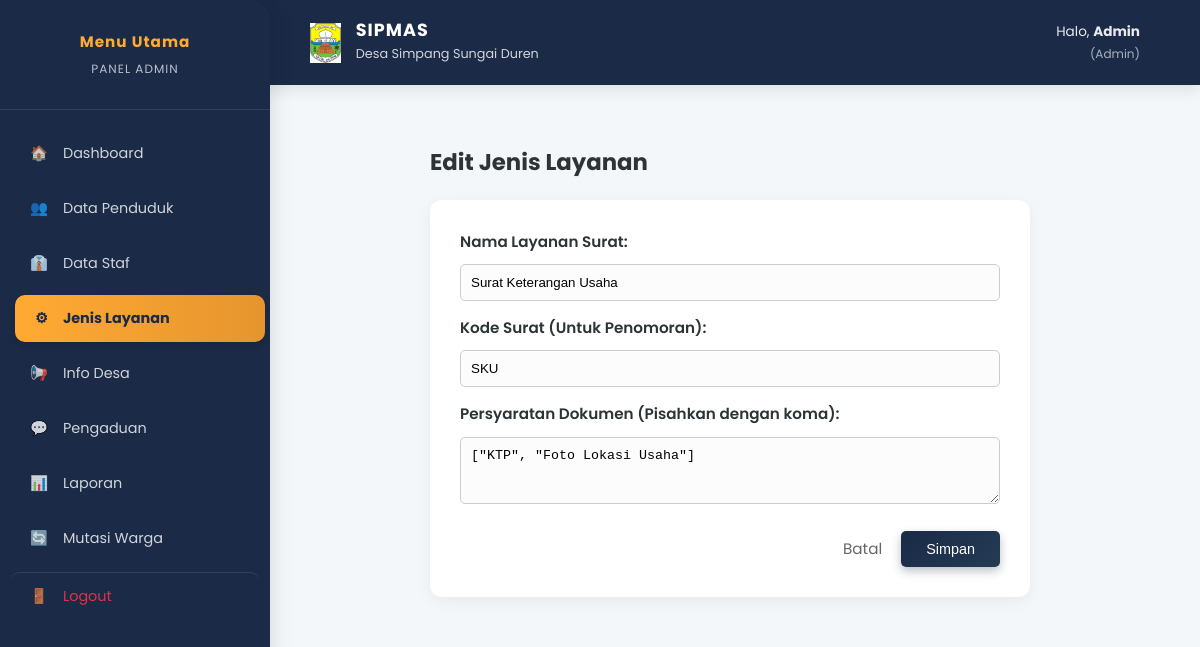
Page /index.php?page=form_layanan&id=1 (signed in) on the committed database.
### tables this page shows
CREATE TABLE `jenis_layanan` (
  `id` int(11) NOT NULL,
  `nama_layanan` varchar(100) NOT NULL,
  `kode_surat` varchar(20) NOT NULL,
  `syarat_dokumen` text DEFAULT NULL,
  `is_active` tinyint(1) DEFAULT 1
);

### controllers/LayananController.php (called while the page is built, shortened)
<?php
class LayananController {
    private $conn;
    public function __construct($db) {
        $this->conn = $db;
    }
    public function getLayananById($id) {
        $query = "SELECT * FROM jenis_layanan WHERE id = :id";
        $stmt = $this->conn->prepare($query);
        $stmt->execute([':id' => $id]);
        return $stmt->fetch();
    }
}
?>

### views/admin/layanan_form.php (the view, shortened to what this page needs)
<?php
$isEdit = isset($layananEdit);
$action = $isEdit ? 'update_layanan' : 'simpan_layanan';
$title = $isEdit ? 'Edit Jenis Layanan' : 'Tambah Jenis Layanan Baru';
?>
<section>
    <div style="max-width: 600px; margin: 0 auto;">
        <h2><?= $title ?></h2>
        <div class="card">
            <form action="index.php?action=<?= $action ?>" method="POST">
                <label>Nama Layanan Surat:</label>
                <input type="text" name="nama" required placeholder="Contoh: Surat Keterangan Usaha"
                       value="<?= $isEdit ? $layananEdit->nama_layanan : '' ?>"
                       style="width: 100%; padding: 10px; margin-bottom: 15px; border: 1px solid #ccc; border-radius: 5px;">
                <label>Kode Surat (Untuk Penomoran):</label>
                <input type="text" name="kode" required placeholder="Contoh: SKU"
                       value="<?= $isEdit ? $layananEdit->kode_surat : '' ?>"
                       style="width: 100%; padding: 10px; margin-bottom: 15px; border: 1px solid #ccc; border-radius: 5px;">
                <label>Persyaratan Dokumen (Pisahkan dengan koma):</label>
                <textarea name="syarat" rows="3" required placeholder='Contoh: ["KTP", "KK", "Foto Usaha"]'
                          style="width: 100%; padding: 10px; margin-bottom: 20px; border: 1px solid #ccc; border-radius: 5px;"><?= $isEdit ? $layananEdit->syarat_dokumen : '' ?></textarea>
                <div style="text-align: right;">
                    <a href="index.php?page=kelola_layanan" style="margin-right: 15px; text-decoration: none; color: #666;">Batal</a>
                    <button type="submit" style="background: var(--primary-color); color: white; padding: 10px 25px; border: none; border-radius: 5px; cursor: pointer;">
                        Simpan
                    </button>
                </div>
            </form>
        </div>
    </div>
</section>

### assets/css/style.css (style rules this page uses)
:root { --primary: #1a2a47; --primary-gradient: linear-gradient(135deg, #1a2a47 0%, #243b55 100%); --accent: #ffaa33; --accent-gradient: linear-gradient(135deg, #ffaa33 0%, #e6952e 100%); --primary-color: #1a2a47; --accent-color: #ffaa33; --success-color: #28a745; --danger-color: #dc3545; --success: #28a745; --danger: #dc3545; --warning: #ffc107; --bg-body: #f4f7fa; --bg-glass: rgba(255, 255, 255, 0.95); --bg-card: #ffffff; --text-main: #2d3436; --text-muted: #636e72; --radius: 12px; --shadow-soft: 0 5px 15px rgba(0, 0, 0, 0.05); --shadow-float: 0 15px 35px rgba(26, 42, 71, 0.15); --transition: all 0.3s cubic-bezier(0.4, 0, 0.2, 1); }
* { box-sizing: border-box; }
body { font-family: 'Poppins', sans-serif; background-color: var(--bg-body); color: var(--text-main); margin: 0; padding: 0; font-size: 0.95rem; line-height: 1.6; }
.card { background: var(--bg-card); border-radius: var(--radius); box-shadow: var(--shadow-soft); padding: 30px; margin-bottom: 30px; border: none; transition: var(--transition); position: relative; overflow: hidden; }
.btn-primary, button { background: var(--primary) !important; background: var(--primary-gradient) !important; color: white !important; padding: 10px 22px; border-radius: 8px; border: none; cursor: pointer; font-size: 0.9rem; font-weight: 500; box-shadow: 0 4px 10px rgba(26, 42, 71, 0.3); text-decoration: none; display: inline-block; transition: var(--transition); }
form label { display: block; margin-bottom: 10px; font-weight: 600; color: var(--text-main); }
form input, form select, form textarea { width: 100%; padding: 15px; margin-bottom: 20px; border: 1px solid #e0e6ed; border-radius: 10px; background-color: #fcfcfc; transition: var(--transition); }

### rows in the picture
jenis_layanan: nama "Surat Keterangan Usaha", kode "SKU", syarat "[\"KTP\", \"Foto Lokasi Usaha\"]"

### other values in the picture
$nama "Admin"
$role "Admin"
$role "ADMIN"
$title "Edit Jenis Layanan"
